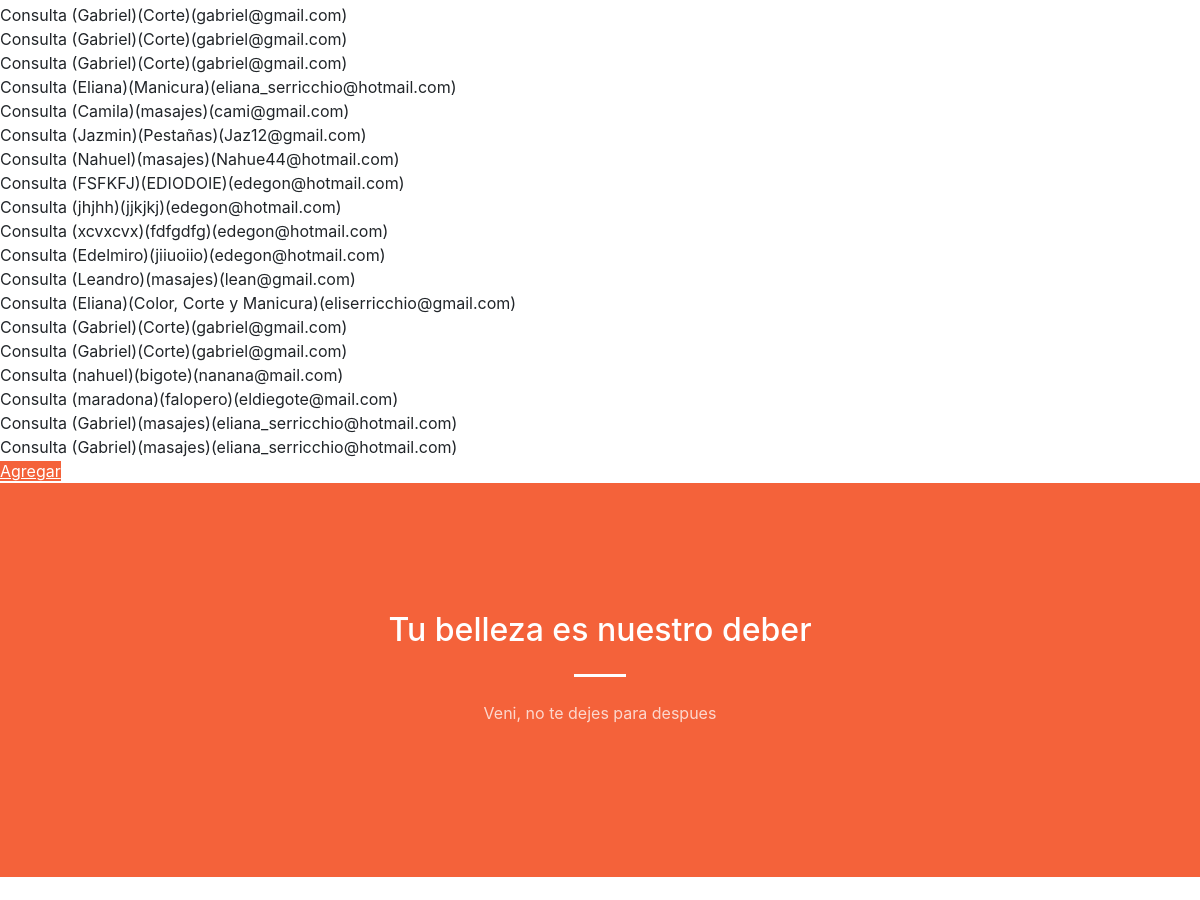
/inicio/consulta (signed in, middle part), run on an earlier commit of the app's database.
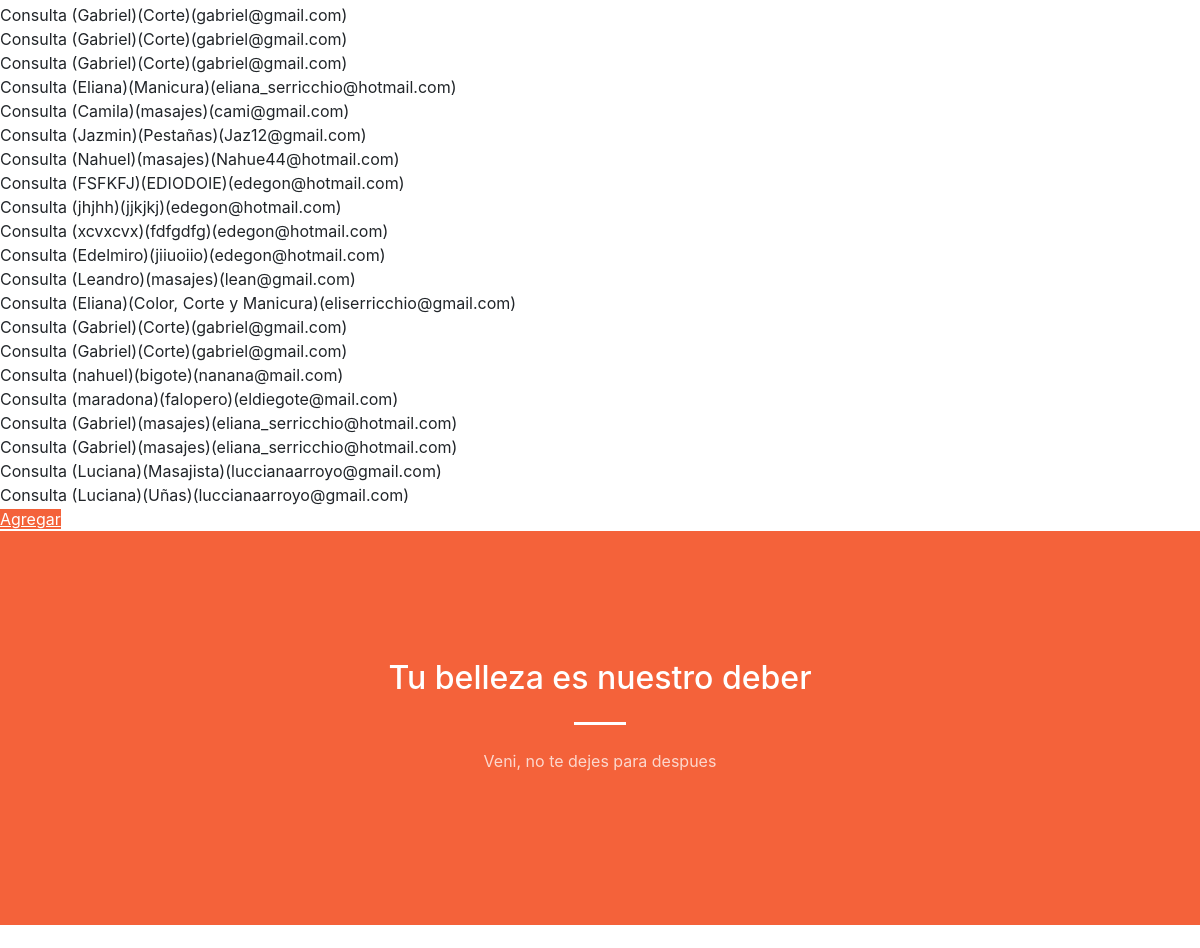
And on a later commit of the database.
### AppCoder/models.py (models this page shows)
class Consulta(Model):
    nombre = CharField(max_length=40)
    servicio = CharField(max_length=40)
    mail = EmailField()
    def __str__ (self) -> str: #formulario
        return f'Consulta ({self.nombre})({self.servicio})({self.mail})'

### AppCoder/views.py (the view)
# urls.py: path('consulta', ConsultaListView.as_view(), name='consultas'),
class ConsultaListView(LoginRequiredMixin, AvatarView, ListView):
     model =  Consulta
     template_name = "AppCoder/consulta.html"
     context_object_name = 'consultas'

### AppCoder/views.py (called while the page is built)
      def get_context_data(self, **kwargs):
          contexto = super().get_context_data(**kwargs)
          if self.request.user.is_authenticated:
              contexto['avatar_url'] = Avatar.objects.filter(user=self.request.user).last().imagen.url
          return contexto

### templates/AppCoder/consulta.html (shortened to what this page needs)
{% extends 'AppCoder/padre.html' %}
{% block contenidoQueCambia %}
    {% for consulta in consultas %}
        {{consulta}}
        <br>
    {% endfor %}
          <a class="btn-primary" href="{% url 'consulta_formulario'%}">Agregar<a/>
{% endblock %}

What changed in the data, as far as the page shows it:
added Consulta: nombre+servicio+mail "Consulta (Luciana)(Masajista)(luccianaarroyo@gmail.com)"
added Consulta: nombre+servicio+mail "Consulta (Luciana)(Uñas)(luccianaarroyo@gmail.com)"
